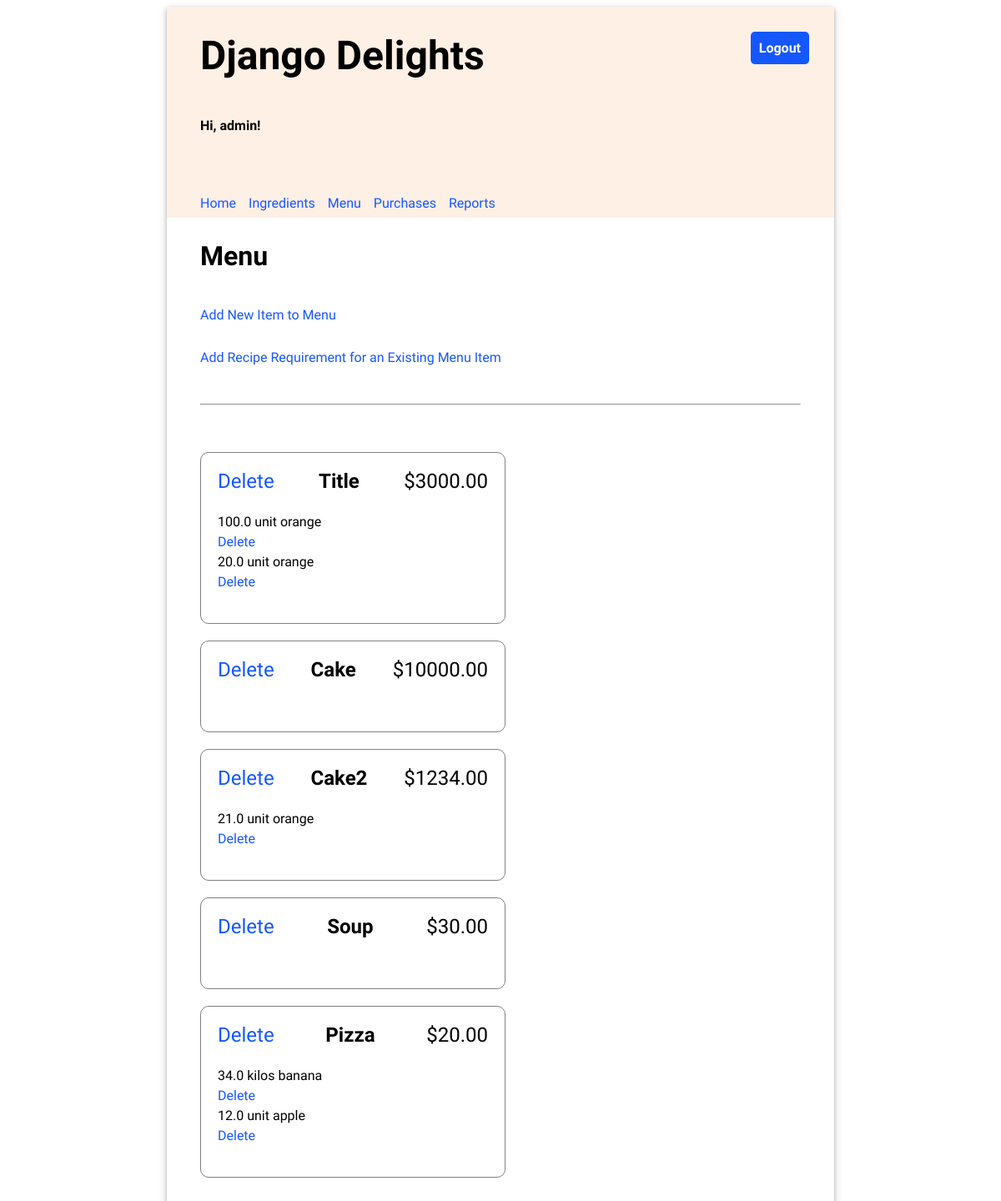
The app's page /menu/ (signed in), older data.
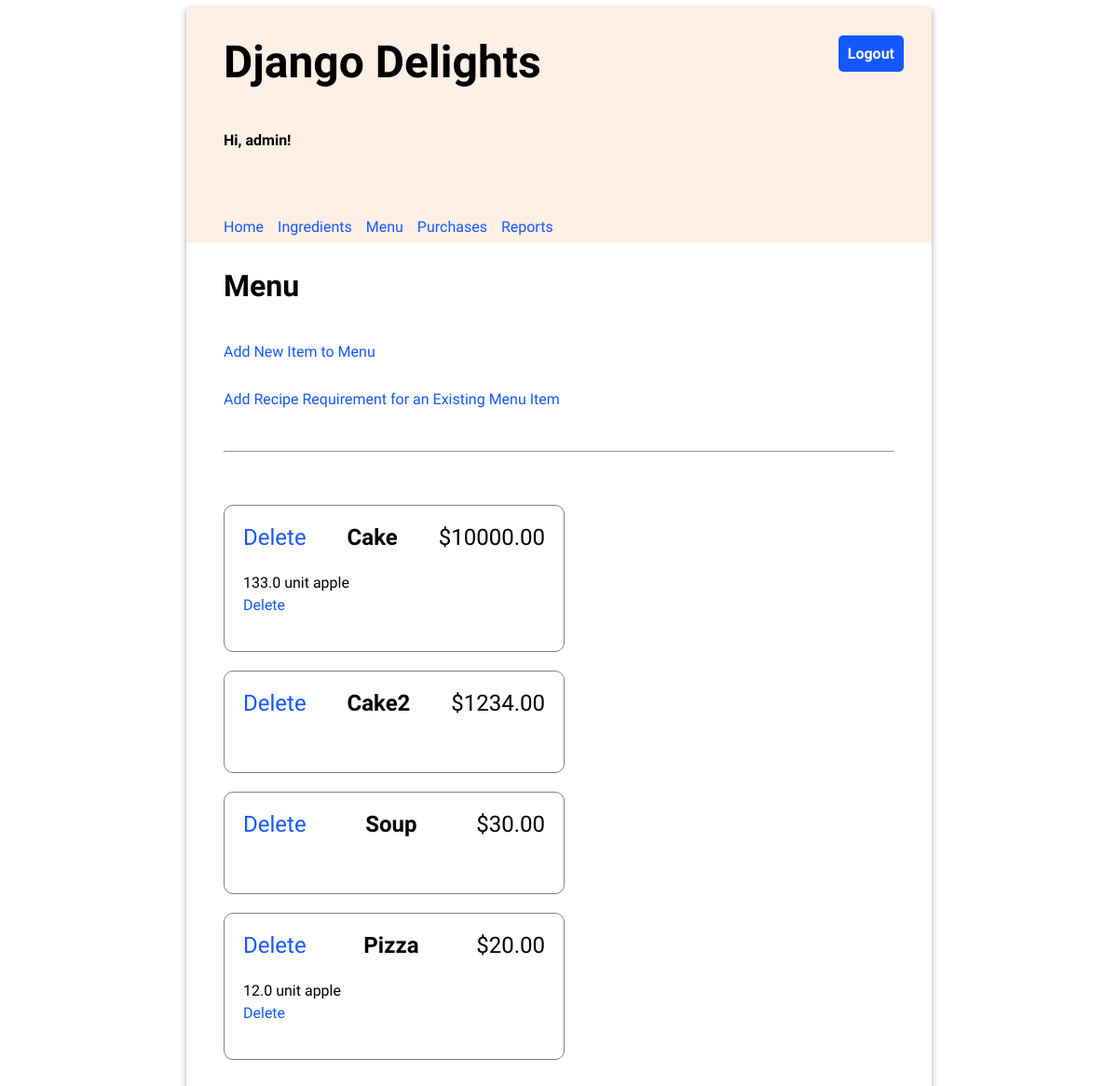
The same page, newer data.
### inventory/models.py (models this page shows, shortened)
class MenuItem(models.Model):
    id = models.AutoField(primary_key=True)
    title = models.CharField(max_length=200, unique=True)
    price = models.FloatField(default=0.00)

class RecipeRequirement(models.Model):
    id = models.AutoField(primary_key=True)
    menu_item = models.ForeignKey(MenuItem, on_delete=models.CASCADE)
    ingredient = models.ForeignKey(Ingredient, on_delete=models.CASCADE)
    quantity = models.FloatField(default=0)

class Ingredient(models.Model):
    id = models.AutoField(primary_key=True)
    name = models.CharField(max_length=200, unique=True)
    quantity = models.FloatField(default=0)
    unit = models.CharField(max_length=200)
    price_per_unit = models.FloatField(default=0)

### inventory/views.py (the view)
# urls.py: path('menu/', views.MenuList.as_view(), name="menu"),
class MenuList(LoginRequiredMixin, generic.ListView):
    template_name = "inventory/menu_list.html"
    model = MenuItem
    context_object_name = 'object_list'
    def get_context_data(self, **kwargs):
        context = super().get_context_data(**kwargs)
        context['objects'] = MenuItem.objects.all()
        return context

### templates/inventory/menu_list.html (shortened to what this page needs)
{% extends '../base.html' %}
{% load static %}
{% block content %}
    <h2>Menu</h2>
    <p><a href="{% url 'inventory:add_menu_item' %}">Add New Item to Menu</a></p>
    <p><a href="{% url 'inventory:add_recipe_requirement' %}">Add Recipe Requirement for an Existing Menu Item</a></p>
    <hr/>
    <ul class="menu-items">
    {% for menu_item in object_list %}
        <li>
            <div class="menu-item-header">
                <td class="price"><a href="{% url 'inventory:delete_menu' menu_item.id %}">Delete</a></td>
                <div class="menu-item-title">{{ menu_item.title }}</div>
                <div class="menu-item-price">${{ menu_item.price|stringformat:".2f" }}</div>
            </div>
            <ul class="menu-item-ingredients">
                {% for recipe_requirement in menu_item.reciperequirement_set.all %}
                <li>{{ recipe_requirement.quantity }} {{recipe_requirement.ingredient.unit }} {{ recipe_requirement.ingredient.name }}</li>
                <td class="price"><a href="{% url 'inventory:delete_recipe_requirement' recipe_requirement.id %}">Delete</a></td>
                {% endfor %}
            </ul>
        </li>
    {% endfor %}
    </ul>
{% endblock %}

Row changes from the older to the newer data that the page shows:
removed MenuItem: title "Title", price "3000.00"
removed RecipeRequirement: quantity "100.0", ingredient.unit "unit", ingredient.name "orange", shown under "Title"
removed RecipeRequirement: quantity "20.0", ingredient.unit "unit", ingredient.name "orange", shown under "Title"
removed RecipeRequirement: quantity "21.0", ingredient.unit "unit", ingredient.name "orange", shown under MenuItem "Cake2"
removed RecipeRequirement: quantity "34.0", ingredient.unit "kilos", ingredient.name "banana", shown under MenuItem "Pizza"
added RecipeRequirement: quantity "133.0", ingredient.unit "unit", ingredient.name "apple", shown under MenuItem "Cake"
